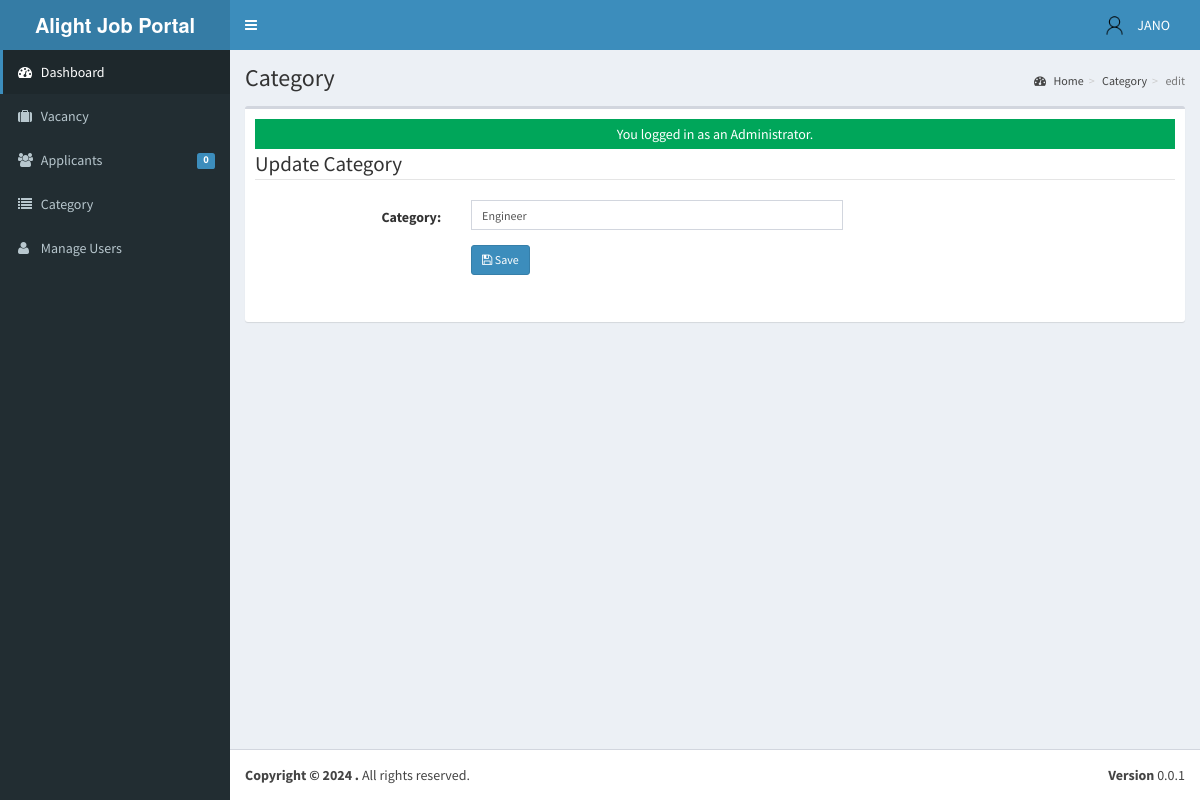
Page /admin/category/index.php?view=edit&id=12 (signed in) on the earlier database version.
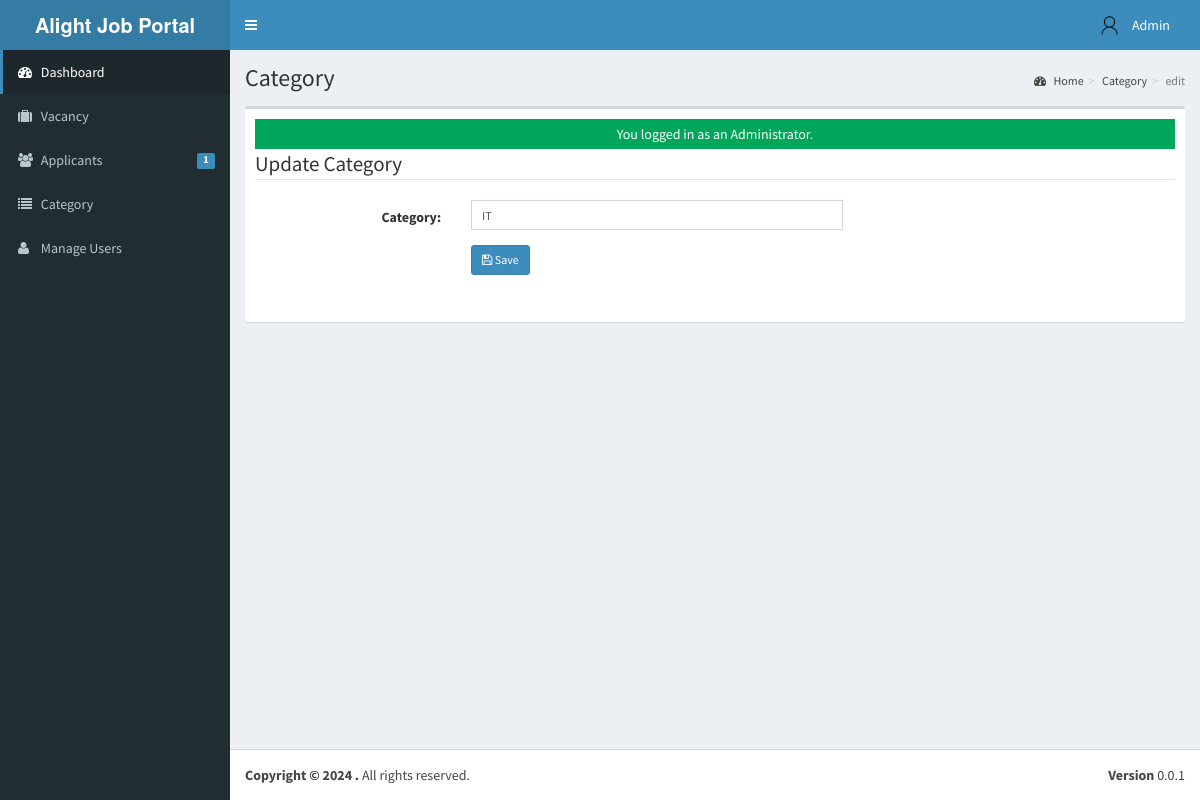
Same page on the later database version.
### tables this page shows
CREATE TABLE `tblusers` (
  `USERID` varchar(30) NOT NULL,
  `FULLNAME` varchar(40) NOT NULL,
  `USERNAME` varchar(90) NOT NULL,
  `PASS` varchar(90) NOT NULL,
  `ROLE` varchar(30) NOT NULL,
  `PICLOCATION` varchar(255) NOT NULL
);

CREATE TABLE `tblcategory` (
  `CATEGORYID` int(11) NOT NULL,
  `CATEGORY` varchar(90) NOT NULL
);

### admin/category/index.php (called while the page is built, shortened)
<?php
require_once("../../include/initialize.php");
$title="Category";
require_once ("../theme/templates.php");
?>

### include/database.php (called while the page is built, shortened)
<?php
class Database {
	var $query = '';
	public $conn;
	public function open_connection() {
		try {
		$this->conn = new PDO("mysql:host=".server.";dbname=".database_name. "", user,pass);
		$this->conn->setAttribute(PDO::ATTR_ERRMODE, PDO::ERRMODE_EXCEPTION);
		}catch(PDOException $e){
			echo "Problem in database connection! Contact administrator!". $e->getMessage();
		}
	}
	function setQuery($sql='') {
		try {
		   $this->sql_string=$sql;
			$this->query = $this->conn->prepare($this->sql_string);
			$this->query->execute();
		  } catch (PDOException $e) {
		    echo "Failed to get query handle: " . $e->getMessage() . "\n";
		    exit;
		  }
	}
	function loadSingleResult() {
		$results = $this->query->fetch(PDO::FETCH_OBJ);
		return $results;
	}
}
$mydb = new Database();
?>

### include/accounts.php (called while the page is built, shortened)
<?php
require_once(LIB_PATH.DS.'database.php');
class User {
	protected static  $tblname = "tblusers";
	function single_user($id=""){
			global $mydb;
			$mydb->setQuery("SELECT * FROM ".self::$tblname."
				Where USERID= '{$id}' LIMIT 1");
			$cur = $mydb->loadSingleResult();
			return $cur;
	}
}
?>

### include/function.php (called while the page is built, shortened)
<?php
function currentpage(){
		$this_page = $_SERVER['SCRIPT_NAME'];
	    $bits = explode('/',$this_page);
		 return $bits[3];
	}
		?>

### include/categories.php (called while the page is built, shortened)
<?php
require_once(LIB_PATH.DS.'database.php');
class Category {
	protected static  $tblname = "tblcategory";
	function single_category($id=""){
			global $mydb;
			$mydb->setQuery("SELECT * FROM ".self::$tblname."
				Where CATEGORYID= '{$id}' LIMIT 1");
			$cur = $mydb->loadSingleResult();
			return $cur;
	}
}
?>

### admin/category/edit.php (the view, shortened to what the changed rows need)
<?php
  $categoryid = $_GET['id'];
  $category = New Category();
  $singlecategory = $category->single_category($categoryid);
?>
 <form class="form-horizontal span6" action="controller.php?action=edit" method="POST">
          <fieldset>
                  <div class="form-group">
                    <div class="col-md-8">
                      <div class="col-md-8">
                         <input class="form-control input-sm" id="CATEGORY" name="CATEGORY" placeholder=
                            "Category" type="text" value="<?php echo $singlecategory->CATEGORY; ?>">
                      </div>
                    </div>
                  </div>
          </fieldset>
        </form>
        </div>

### admin/theme/templates.php (shortened to what the changed rows need)
<!DOCTYPE html>
<html>
    <head>
        <link rel="stylesheet" href="<?php echo web_root;?>bootstrap/css/bootstrap.min.css">
        <link rel="stylesheet" href="<?php echo web_root;?>plugins/font-awesome/css/font-awesome.min.css">
        <link rel="stylesheet" href="<?php echo web_root;?>dist/css/AdminLTE.min.css">
        <link rel="stylesheet" href="<?php echo web_root;?>dist/css/skins/_all-skins.min.css">
        <link rel="stylesheet" href="<?php echo web_root;?>plugins/iCheck/flat/blue.css">
        <link rel="stylesheet" href="<?php echo web_root;?>plugins/morris/morris.css">
        <link rel="stylesheet" href="<?php echo web_root;?>plugins/jvectormap/jquery-jvectormap-1.2.2.css">
        <link href="<?php echo web_root; ?>plugins/datepicker/bootstrap-datetimepicker.min.css" rel="stylesheet" media="screen">
        <link rel="stylesheet" href="<?php echo web_root;?>plugins/dataTables/jquery.dataTables.min.css">
        <link rel="stylesheet" href="<?php echo web_root;?>plugins/bootstrap-wysihtml5/bootstrap3-wysihtml5.min.css">
    </head>
 <body class="hold-transition skin-blue fixed sidebar-mini">
<div class="wrapper">
  <header class="main-header">
    <nav class="navbar navbar-static-top" role="navigation">
      <div class="navbar-custom-menu">
        <ul class="nav navbar-nav">
          <?php
              $user = New User();
              $singleuser = $user->single_user($_SESSION['ADMIN_USERID']);
          ?>
          <li class="dropdown user user-menu" style="padding-right: 15px;"  >
            <a href="#" class="dropdown-toggle" data-toggle="dropdown">
              <img src="<?php echo web_root.'admin/user/photos/user.png';?>" class="user-image" alt="User Image">
              <span class="hidden-xs"><?php echo $singleuser->FULLNAME; ?></span>
            </a>
          </li>
        </ul>
      </div>
    </nav>
  </header>
  <aside class="main-sidebar">
    <section class="sidebar">
      <ul class="sidebar-menu">
        <li class="<?php echo (currentpage() == 'applicants') ? "active" : false;?>" >
          <a href="<?php echo web_root ;?>admin/applicants/">
            <i class="fa fa-users"></i> <span>Applicants</span>
            <span class="label label-primary pull-right">
              <?php
                $sql = "SELECT count(*) as 'APPL' FROM `tbljobregistration` WHERE `PENDINGAPPLICATION`=1";
                $mydb->setQuery($sql);
                $pending = $mydb->loadSingleResult();
                echo $pending->APPL;
              ?>
            </span>
          </a>
        </li>
      </ul>
    </section>
  </aside>
  <div class="content-wrapper">
  <section class="content-header">
      <h1>
        <?php echo isset($title) ? $title : ''; ?>
      </h1>
    </section>
         <section class="content">
          <div class="row">
            <div class="col-xs-12">
              <div class="box">
                <div class="box-body">
              <?php
               require_once $content;
               ?>
             </div>
             </div>
           </div>
         </div>
 </div>
    </body>
</html>

Differences in the rows shown:
changed tblusers: FULLNAME "JANO" → "Admin"
changed tblcategory: CATEGORY "Engineer" → "IT"
Other differences:
$pending->APPL: "0" → "1"
